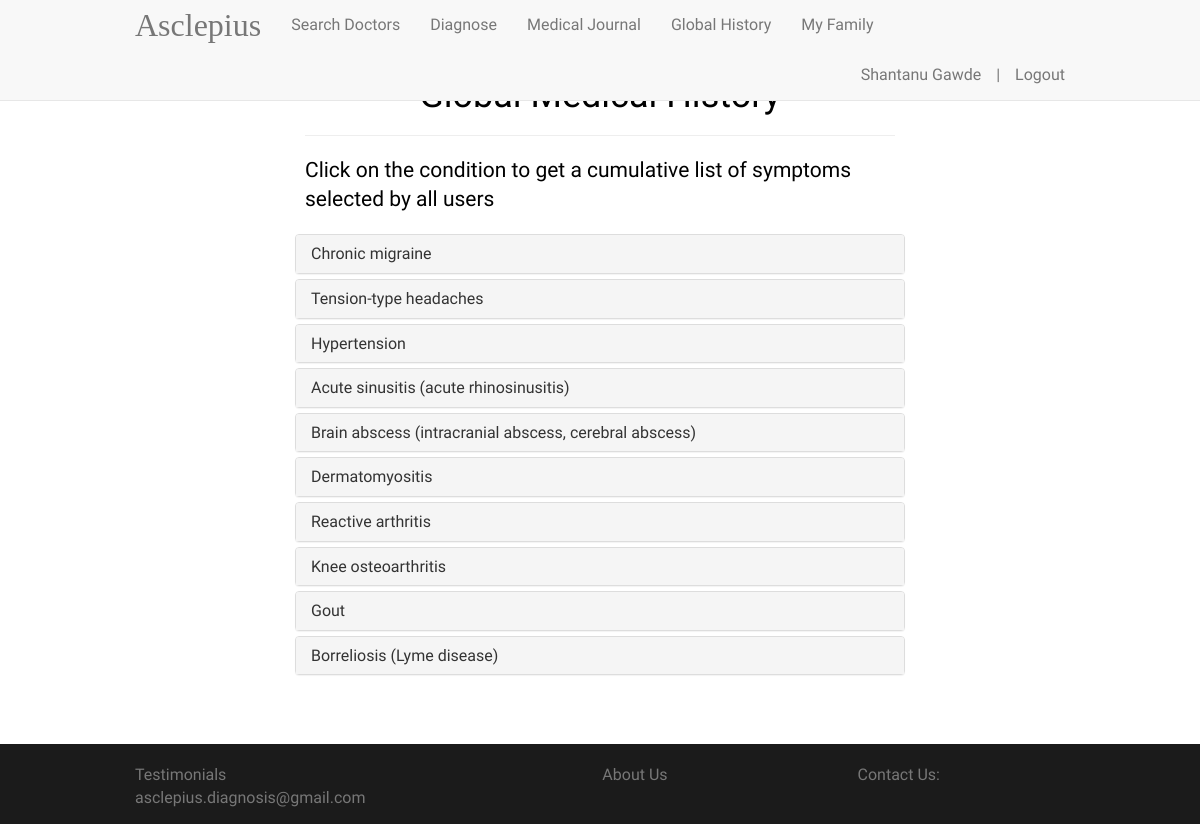
/globalhistory (signed in), run on the app's committed database.
### app/models.py (models this page shows, shortened)
class User(UserMixin, db.Model):
    __tablename__ = 'users'
    id = db.Column(db.Integer, primary_key=True)
    name = db.Column(db.String(120))
    age = db.Column(db.Integer)
    email = db.Column(db.String(120), unique=True, index=True)
    gender = db.Column(db.String(120))
    locality = db.Column(db.String(120))
    risks = db.relationship('Risk',
                            secondary=riskuser,
                            backref=db.backref('users', lazy='dynamic'),
                            lazy='dynamic')
    mylog = db.relationship('UserConditionHistory', backref=db.backref('users'), order_by='desc(UserConditionHistory.timestamp)')
    password_hash = db.Column(db.String(128))
    family_id = db.Column(db.Integer, default=0)
    @property
    def password(self):
        raise AttributeError('password is not a readable attribute')

class Condition(db.Model):
    __tablename__ = 'conditions'
    id = db.Column(db.String(30), primary_key=True)
    name = db.Column(db.String(360))
    symptoms = db.relationship('Symptom',
                               secondary=globalhistory,
                               backref=db.backref('conditions', lazy='dynamic'),
                               lazy='dynamic')
    def get_symptoms(self):
        return self.symptoms.all()

### app/views.py (the view)
@app.route('/globalhistory')
@login_required
def globalhistory():
    all_conditions = Condition.query.all()
    return render_template('globalhistory.html', title='Global History', all_conditions=all_conditions)

### app/models.py (called while the page is built)
@login_manager.user_loader
def load_user(user_id):
    return User.query.get(int(user_id))

### app/views.py (called while the page is built)
@app.before_request
def before_request():
    g.user = current_user

### app/templates/globalhistory.html (shortened to what this page needs)
{% extends "base.html" %}
{% block content %}
<div class="container" style="padding-top: 3%; display: none">
    <div class="col-md-8 col-md-offset-2" style="color: black">
        <div class="page-header">
            <h1 style="text-align: center">Global Medical History</h1>
        </div>
        {% if all_conditions|length > 0 %}
        <p class="lead" style="margin-top: 20px">Click on the condition to get a cumulative list of symptoms selected by all users</p>
        {% else %}
        <p class="lead" style="margin-top: 20px">No conditions diagnosed by Asclepius</p>
        {% endif %}
    </div>
    <div class="row">
        <div class="col-md-8 col-md-offset-2" style="padding-bottom:20px">
            <div class=panel-group role=tablist id="accordion">
                {% set count=0 %}
                {% for condition in all_conditions %}
                {% if condition.get_symptoms()|length > 0 %}
                {% set count = count + 1 %}
                <div class="panel panel-default">
                    <div class=panel-heading role=tab id=collapseListGroupHeading{{count}}>
                        <h4 class=panel-title><a href=#collapseListGroup{{count}} class=collapsed role=button
                                                 data-toggle=collapse data-parent="#accordion" aria-expanded=false
                                                 aria-controls=collapseListGroup{{count}}> {{ condition.name }} </a></h4>
                    </div>
                </div>
                {% endif %}
                {% endfor %}
            </div>
        </div>
    </div>
</div>
{% endblock %}

### app/templates/base.html (shortened to what this page needs)
<!DOCTYPE html>
<html lang="en">
<head>
    <link rel="stylesheet" href="{{ url_for('static', filename='css/bootstrap.min.css') }}">
    <link rel="stylesheet" href="{{ url_for('static', filename='css/font-awesome.min.css') }}">
</head>
<body>
<nav class="navbar navbar-default navbar-fixed-top">
    <div class="container">
        <div class="navbar-header">
            <a class="navbar-brand" style="font-family: 'Cinzel', serif; font-size: 32px;"
               href="{{ url_for('index') }}">Asclepius</a>
        </div>
        <div class="collapse navbar-collapse" id="bs-example-navbar-collapse-1">
            {% if g.user.is_authenticated %}
            <ul class="nav navbar-nav">
                <li><a href="{{ url_for('searchdoctor') }}">Search Doctors</a></li>
                <li><a href="{{ url_for('searchphrases') }}">Diagnose</a></li>
                <li><a href="{{ url_for('conditionhistory') }}">Medical Journal</a></li>
                <li><a href="{{ url_for('globalhistory') }}">Global History</a></li>
                <li><a href="{{ url_for('family') }}">My Family</a></li>
            </ul>
            <ul class="nav navbar-nav navbar-right">
                <li><a style="padding-right:0px" disabled="disabled">{{ g.user.name }}</a></li>
                <li><a style="padding-right:0px" disabled="disabled">|</a></li>
                <li><a href="{{ url_for('logout') }}">Logout</a></li>
            </ul>
            {% endif %}
        </div>
    </div>
</nav>
{% block content %}{% endblock %}
<footer class="footer">
    <div class="container">
        <p class="text-muted"><a href="{{ url_for('testimonial') }}" style="text-decoration: inherit; color: inherit">Testimonials</a>
        <a href="{{ url_for('aboutus') }}" style="margin-left: 40%; text-decoration: inherit; color: inherit">About Us</a>
            <span style="margin-left: 20%">Contact Us: asclepius.diagnosis@gmail.com</span></p>
    </div>
</footer>
</body>
</html>

### data on the page
User: user.name "Shantanu Gawde"
Condition: name "Chronic migraine"
Condition: name "Tension-type headaches"
Condition: name "Hypertension"
Condition: name "Acute sinusitis (acute rhinosinusitis)"
Condition: name "Brain abscess (intracranial abscess, cerebral abscess)"
Condition: name "Dermatomyositis"
Condition: name "Reactive arthritis"
Condition: name "Knee osteoarthritis"
Condition: name "Gout"
Condition: name "Borreliosis (Lyme disease)"
